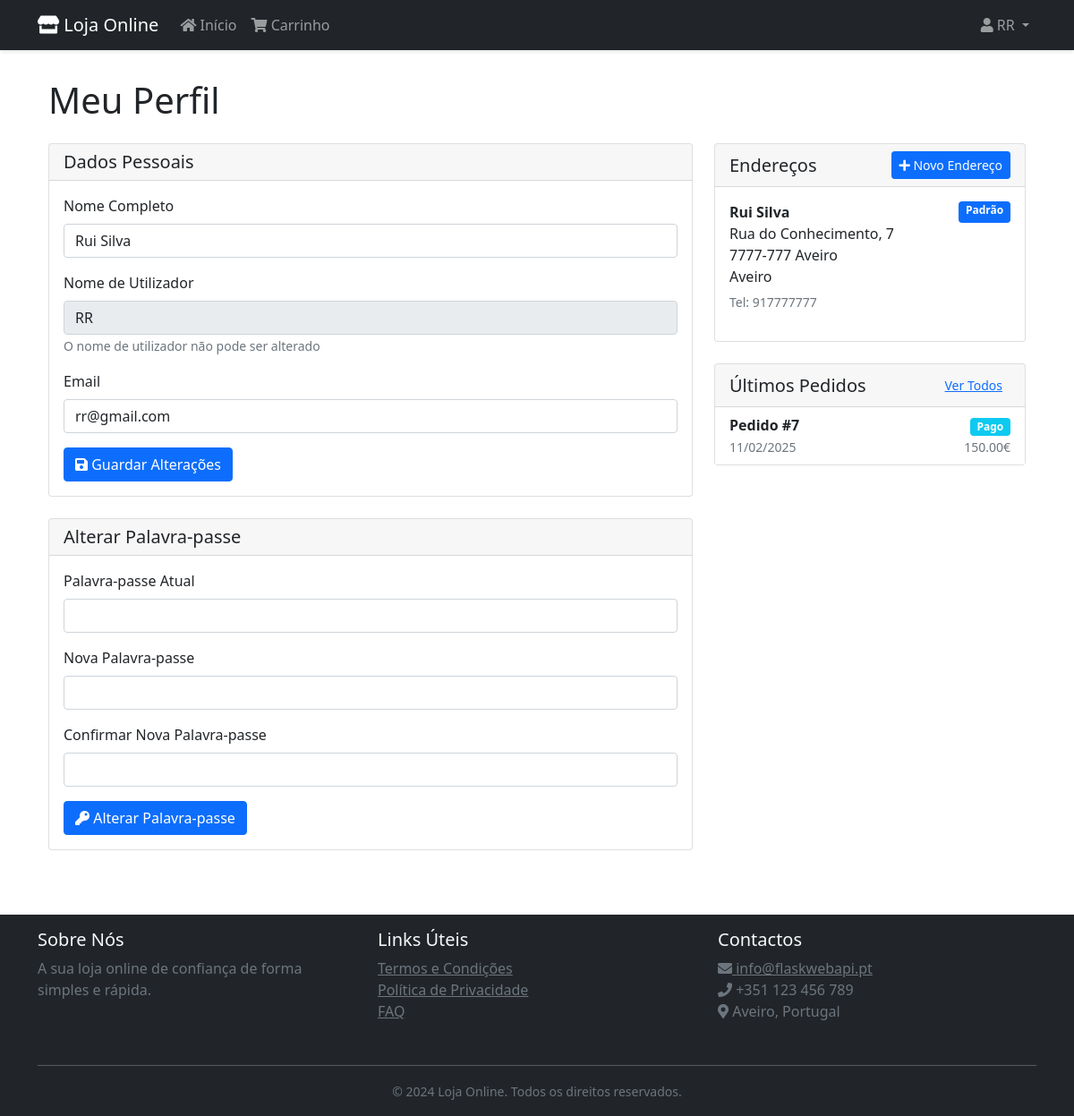
/perfil (signed in), run on the app's committed database.
### app.py (models this page shows, shortened)
class User(UserMixin, db.Model):
    id = db.Column(db.Integer, primary_key=True)
    nome = db.Column(db.String(80), nullable=False)  # Nome completo do utilizador
    username = db.Column(db.String(80), unique=True, nullable=False)  # Nome de utilizador para login
    email = db.Column(db.String(120), unique=True, nullable=False)  # Email do utilizador
    password_hash = db.Column(db.String(128))
    reset_token = db.Column(db.String(100), unique=True)
    reset_token_expiry = db.Column(db.DateTime)
    carrinho = db.Column(MutableDict.as_mutable(JSON), default=lambda: {"items": [], "total": 0})
    favoritos = db.Column(MutableList.as_mutable(JSON), default=list)
    enderecos = db.relationship('Address', backref='user', lazy=True)

class Address(db.Model):
    id = db.Column(db.Integer, primary_key=True)
    user_id = db.Column(db.Integer, db.ForeignKey('user.id'), nullable=False)
    nome = db.Column(db.String(100))
    rua = db.Column(db.String(200))
    numero = db.Column(db.String(20))
    codigo_postal = db.Column(db.String(20))
    cidade = db.Column(db.String(100))
    distrito = db.Column(db.String(100))
    telefone = db.Column(db.String(20))
    padrao = db.Column(db.Boolean, default=False)

class Pedido(db.Model):
    id = db.Column(db.Integer, primary_key=True)
    user_id = db.Column(db.Integer, db.ForeignKey('user.id'), nullable=False)
    endereco_id = db.Column(db.Integer, db.ForeignKey('address.id'), nullable=False)
    data_pedido = db.Column(db.DateTime, default=datetime.utcnow)
    status = db.Column(db.String(20), default='pendente')  # pendente, pago, enviado, entregue
    metodo_pagamento = db.Column(db.String(50))
    total = db.Column(db.Float)
    items = db.Column(MutableList.as_mutable(JSON), default=list)
    user = db.relationship('User', backref='pedidos')
    endereco = db.relationship('Address')

### app.py (the view, shortened to what this page needs)
@app.route('/perfil', methods=['GET', 'POST'])
@login_required
def perfil():
    ultimos_pedidos = Pedido.query.filter_by(user_id=current_user.id)\
                                 .order_by(Pedido.data_pedido.desc())\
                                 .limit(5).all()
    return render_template('perfil.html', ultimos_pedidos=ultimos_pedidos)

### app.py (called while the page is built)
@login_manager.user_loader
def load_user(id):
    return User.query.get(int(id))

### templates/perfil.html (shortened to what this page needs)
{% extends "base.html" %}
{% block content %}
<div class="container">
    <h1 class="mb-4">Meu Perfil</h1>
    <div class="row">
        <div class="col-md-8">
            <div class="card mb-4">
                <div class="card-header">
                    <h5 class="card-title mb-0">Dados Pessoais</h5>
                </div>
                <div class="card-body">
                    <form method="POST">
                        <div class="mb-3">
                            <label for="nome" class="form-label">Nome Completo</label>
                            <input type="text" class="form-control" id="nome" name="nome"
                                   value="{{ current_user.nome }}" required>
                        </div>
                        <div class="mb-3">
                            <label for="username" class="form-label">Nome de Utilizador</label>
                            <input type="text" class="form-control" id="username"
                                   value="{{ current_user.username }}" disabled>
                            <small class="text-muted">O nome de utilizador não pode ser alterado</small>
                        </div>
                        <div class="mb-3">
                            <label for="email" class="form-label">Email</label>
                            <input type="email" class="form-control" id="email" name="email"
                                   value="{{ current_user.email }}" required>
                        </div>
                        <button type="submit" class="btn btn-primary">
                            <i class="fas fa-save"></i> Guardar Alterações
                        </button>
                    </form>
                </div>
            </div>
            <div class="card mb-4">
                <div class="card-header">
                    <h5 class="card-title mb-0">Alterar Palavra-passe</h5>
                </div>
                <div class="card-body">
                    <form method="POST">
                        <div class="mb-3">
                            <label for="senha_atual" class="form-label">Palavra-passe Atual</label>
                            <input type="password" class="form-control" id="senha_atual"
                                   name="senha_atual" required>
                        </div>
                        <div class="mb-3">
                            <label for="nova_senha" class="form-label">Nova Palavra-passe</label>
                            <input type="password" class="form-control" id="nova_senha"
                                   name="nova_senha" required>
                        </div>
                        <div class="mb-3">
                            <label for="confirmar_senha" class="form-label">Confirmar Nova Palavra-passe</label>
                            <input type="password" class="form-control" id="confirmar_senha"
                                   name="confirmar_senha" required>
                        </div>
                        <button type="submit" class="btn btn-primary">
                            <i class="fas fa-key"></i> Alterar Palavra-passe
                        </button>
                    </form>
                </div>
            </div>
        </div>
        <div class="col-md-4">
            <div class="card mb-4">
                <div class="card-header d-flex justify-content-between align-items-center">
                    <h5 class="card-title mb-0">Endereços</h5>
                    {% if current_user.enderecos|length < 3 %}
                        <a href="{{ url_for('novo_endereco') }}" class="btn btn-sm btn-primary">
                            <i class="fas fa-plus"></i> Novo Endereço
                        </a>
                    {% endif %}
                </div>
                <div class="card-body">
                    {% if current_user.enderecos %}
                        {% for endereco in current_user.enderecos %}
                        <div class="mb-3 {% if not loop.last %}border-bottom pb-3{% endif %}">
                            <div class="d-flex justify-content-between">
                                <strong>{{ endereco.nome }}</strong>
                                {% if endereco.padrao %}
                                    <span class="badge bg-primary">Padrão</span>
                                {% endif %}
                            </div>
                            <p class="mb-1">
                                {{ endereco.rua }}, {{ endereco.numero }}<br>
                                {{ endereco.codigo_postal }} {{ endereco.cidade }}<br>
                                {{ endereco.distrito }}
                            </p>
                            <small class="text-muted">Tel: {{ endereco.telefone }}</small>
                        </div>
                        {% endfor %}
                    {% else %}
                        <p class="text-muted mb-0">Nenhum endereço registado</p>
                    {% endif %}
                </div>
            </div>
            <div class="card">
                <div class="card-header d-flex justify-content-between align-items-center">
                    <h5 class="card-title mb-0">Últimos Pedidos</h5>
                    <a href="{{ url_for('pedidos') }}" class="btn btn-sm btn-link">Ver Todos</a>
                </div>
                <div class="card-body p-0">
                    {% if ultimos_pedidos %}
                    <div class="list-group list-group-flush">
                        {% for pedido in ultimos_pedidos %}
                        <a href="{{ url_for('pedidos') }}#pedido{{ pedido.id }}"
                           class="list-group-item list-group-item-action">
                            <div class="d-flex justify-content-between align-items-center">
                                <div>
                                    <strong>Pedido #{{ pedido.id }}</strong><br>
                                    <small class="text-muted">
                                        {{ pedido.data_pedido.strftime('%d/%m/%Y') }}
                                    </small>
                                </div>
                                <div class="text-end">
                                    <span class="badge bg-{{ {
                                        'pendente': 'warning',
                                        'pago': 'info',
                                        'enviado': 'primary',
                                        'entregue': 'success'
                                    }[pedido.status] }}">
                                        {{ pedido.status|title }}
                                    </span><br>
                                    <small class="text-muted">
                                        {{ "%.2f"|format(pedido.total) }}€
                                    </small>
                                </div>
                            </div>
                        </a>
                        {% endfor %}
                    </div>
                    {% else %}
                        <div class="p-3">
                            <p class="text-muted mb-0">Nenhum pedido realizado</p>
                        </div>
                    {% endif %}
                </div>
            </div>
        </div>
    </div>
</div>
{% endblock %}

### templates/base.html (shortened to what this page needs)
<!DOCTYPE html>
<html lang="pt">
<head>
    <link href="https://cdn.jsdelivr.net/npm/bootstrap@5.1.3/dist/css/bootstrap.min.css" rel="stylesheet">
    <link rel="stylesheet" href="https://cdnjs.cloudflare.com/ajax/libs/font-awesome/6.0.0/css/all.min.css">
    <link rel="stylesheet" href="https://cdnjs.cloudflare.com/ajax/libs/font-awesome/5.15.4/css/all.min.css">
    <link rel="stylesheet" href="{{ url_for('static', filename='style.css') }}">
</head>
<body>
    <nav class="navbar navbar-expand-lg navbar-dark bg-dark">
        <div class="container">
            <a class="navbar-brand" href="{{ url_for('home') }}">
                <i class="fas fa-store"></i> Loja Online
            </a>
            <div class="collapse navbar-collapse" id="navbarNav">
                <ul class="navbar-nav me-auto">
                    <li class="nav-item">
                        <a class="nav-link" href="{{ url_for('home') }}">
                            <i class="fas fa-home"></i> Início
                        </a>
                    </li>
                    {% if current_user.is_authenticated %}
                    <li class="nav-item">
                        <a class="nav-link" href="{{ url_for('carrinho') }}">
                            <i class="fas fa-shopping-cart"></i> Carrinho
                        </a>
                    </li>
                    {% endif %}
                </ul>
                <ul class="navbar-nav">
                    {% if current_user.is_authenticated %}
                    <li class="nav-item dropdown">
                        <a class="nav-link dropdown-toggle" href="#" id="userDropdown"
                           role="button" data-bs-toggle="dropdown" aria-expanded="false">
                            <i class="fas fa-user"></i> {{ current_user.username }}
                        </a>
                    </li>
                    {% endif %}
                </ul>
            </div>
        </div>
    </nav>
    <div class="container mt-4">
        {% block content %}{% endblock %}
    </div>
    <footer class="footer mt-5 py-3 bg-dark text-light">
        <div class="container">
            <div class="row">
                <div class="col-md-4 mb-3">
                    <h5>Sobre Nós</h5>
                    <p class="text-muted">A sua loja online de confiança de forma simples e rápida.</p>
                </div>
                <div class="col-md-4 mb-3">
                    <h5>Links Úteis</h5>
                    <ul class="list-unstyled">
                        <li><a href="{{ url_for('termos') }}" class="text-muted">Termos e Condições</a></li>
                        <li><a href="{{ url_for('privacidade') }}" class="text-muted">Política de Privacidade</a></li>
                        <li><a href="{{ url_for('faq') }}" class="text-muted">FAQ</a></li>
                    </ul>
                </div>
                <div class="col-md-4 mb-3">
                    <h5>Contactos</h5>
                    <ul class="list-unstyled text-muted">
                        <li><a href="mailto:info@lojaonline.pt" class="text-muted"><i class="fas fa-envelope"></i> info@flaskwebapi.pt</a></li>
                        <li><i class="fas fa-phone"></i> +351 123 456 789</li>
                        <li><i class="fas fa-map-marker-alt"></i> Aveiro, Portugal</li>
                    </ul>
                </div>
            </div>
            <hr class="bg-light">
            <div class="text-center text-muted">
                <small>&copy; 2024 Loja Online. Todos os direitos reservados.</small>
            </div>
        </div>
    </footer>
</body>
</html>

### static/style.css (style rules this page uses)
:root { --primary-color: #0d6efd; --secondary-color: #6c757d; --success-color: #198754; --danger-color: #dc3545; --light-color: #f8f9fa; --dark-color: #212529; }
input { -webkit-appearance: none; -moz-appearance: none; appearance: none; }
.card { transition: transform 0.2s, box-shadow 0.2s; border: 1px solid rgba(0,0,0,0.125); }
.navbar { margin-bottom: 2rem; box-shadow: 0 2px 4px rgba(0,0,0,0.1); }
.btn { transition: all 0.2s; }
.btn-primary { background-color: var(--primary-color); border-color: var(--primary-color); }

### data on the page
User: username "RR", nome "Rui Silva", email "rr@gmail.com"
Address: nome "Rui Silva", padrao "Padrão", rua "Rua do Conhecimento", numero "7", codigo_postal "7777-777", cidade "Aveiro", distrito "Aveiro", telefone "917777777"
Pedido: id "7", data_pedido "11/02/2025", status "Pago", total "150.00"
